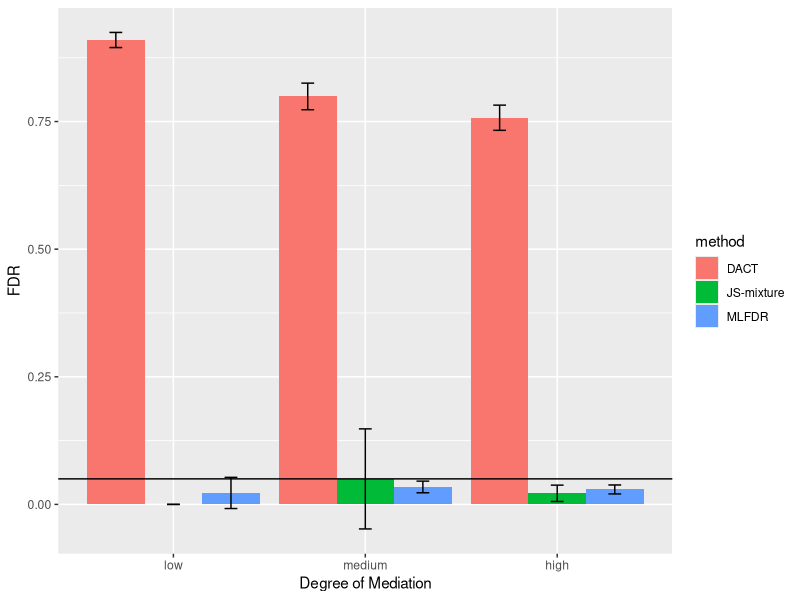
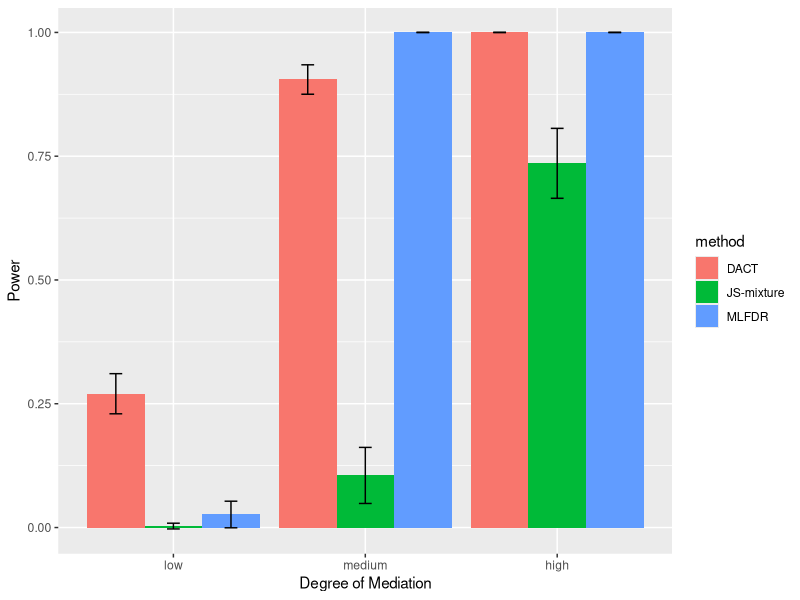

The R source for these figures, in order:
library(ggplot2)
library(dplyr)
library(tidyr)
##Setup 1: Known, fixed alpha, beta, under dense and sparse slternative

data = read.csv("sparse_alt.csv")
method = c("JS-mixture","DACT","MLFDR")
tau = c("low", "medium", "high")
fdr = data[ 1:3, 2:4]
fdr_se = data[4:6, 2:4]
pow = data[1:3, 5:7]
pow_se = data[4:6, 5:7]


colnames(fdr) = method
rownames(fdr) = tau
fdr_matrix_long = gather(fdr, key = "method", value = "fdr")
fdr_matrix_long$tau = factor(rep(tau,3), levels = c("low", "medium", "high"))
se = as.vector(as.matrix(fdr_se))
fdr_matrix_long$se = se


ggplot(fdr_matrix_long, aes(x = tau, y = fdr, fill = method))+
  geom_bar(position = "dodge", stat = "identity") +
  geom_hline(yintercept = 0.05)+
  geom_errorbar(aes(ymin = fdr - 1.96*se/sqrt(20), ymax = fdr + 1.96*se/sqrt(20)), width = 0.2,position = position_dodge(width = 0.9)) +
  labs(y = "FDR", x = "Degree of Mediation")
  

fdr = pow
fdr_se = pow_se
colnames(fdr) = method
rownames(fdr) = tau
fdr_matrix_long = gather(fdr, key = "method", value = "fdr")
fdr_matrix_long$tau = factor(rep(tau,3), levels = c("low", "medium", "high"))
se = as.vector(as.matrix(fdr_se))
fdr_matrix_long$se = se


ggplot(fdr_matrix_long, aes(x = tau, y = fdr, fill = method))+
  geom_bar(position = "dodge", stat = "identity") +
  geom_errorbar(aes(ymin = fdr - 1.96*se/sqrt(20), ymax = fdr + 1.96*se/sqrt(20)), width = 0.2,position = position_dodge(width = 0.9)) +
  labs(y = "Power", x = "Degree of Mediation")
  